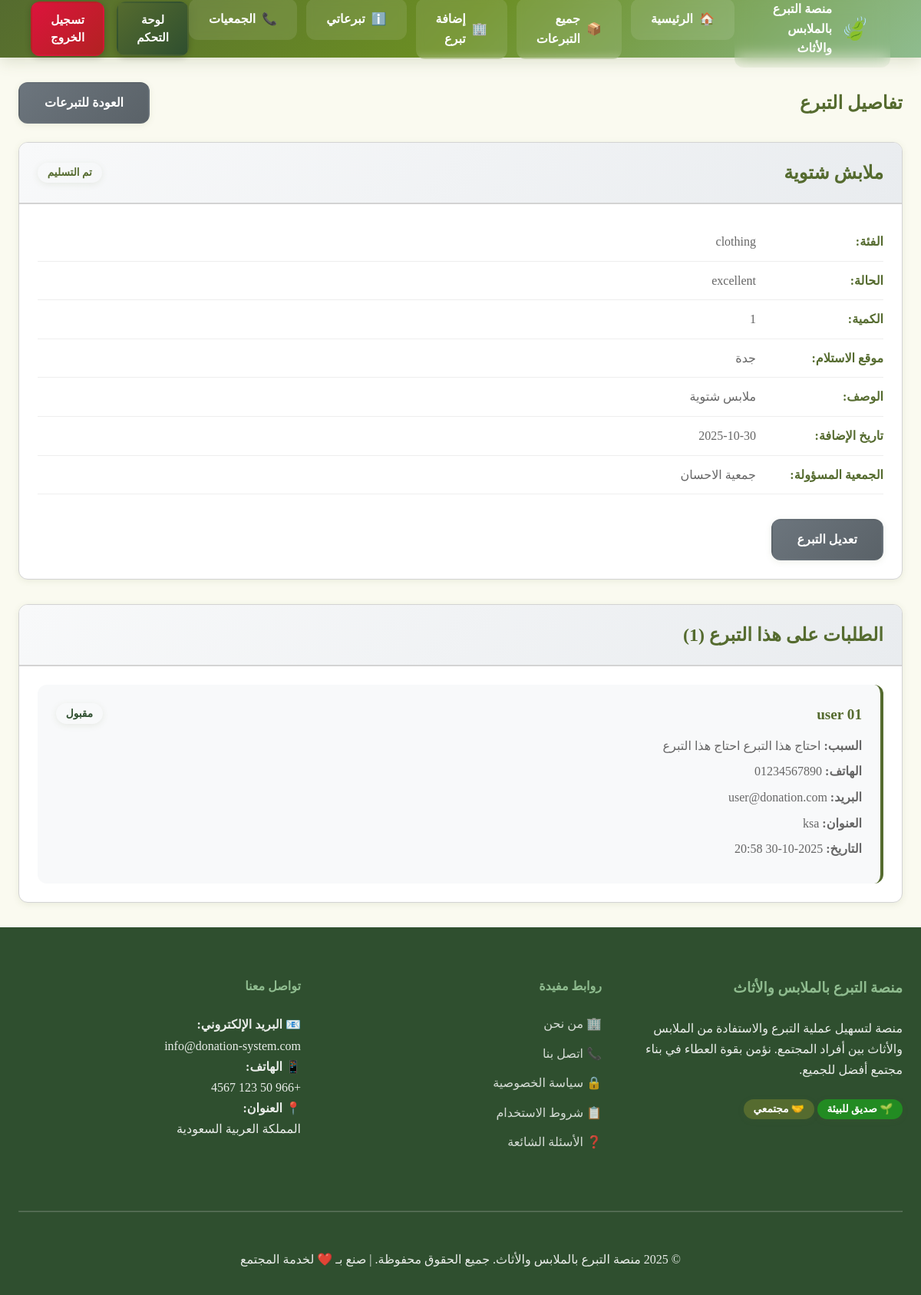
/donation-details.php?id=8 (signed in), run on the app's committed database.
### tables this page shows
CREATE TABLE `donations` (
  `id` int NOT NULL,
  `donor_id` int NOT NULL,
  `beneficiary_id` int DEFAULT NULL,
  `charity_id` int DEFAULT NULL,
  `title` varchar(100) NOT NULL,
  `description` text,
  `category` enum('clothing','furniture','electronics','other') NOT NULL,
  `condition_item` enum('new','excellent','good','fair') NOT NULL,
  `quantity` int DEFAULT '1',
  `images` text,
  `pickup_location` text,
  `delivery_method` enum('pickup','delivery','both') NOT NULL,
  `status` enum('pending_charity_approval','available','reserved','with_charity','delivered','completed','cancelled') DEFAULT 'pending_charity_approval',
  `received_by_charity_at` timestamp NULL DEFAULT NULL,
  `charity_approved_at` timestamp NULL DEFAULT NULL,
  `delivered_to_beneficiary_at` timestamp NULL DEFAULT NULL,
  `charity_notes` text,
  `charity_approval_notes` text,
  `created_at` timestamp NULL DEFAULT CURRENT_TIMESTAMP,
  `updated_at` timestamp NULL DEFAULT CURRENT_TIMESTAMP ON UPDATE CURRENT_TIMESTAMP
);

CREATE TABLE `charities` (
  `id` int NOT NULL,
  `user_id` int DEFAULT NULL,
  `charity_name` varchar(100) NOT NULL,
  `license_number` varchar(50) DEFAULT NULL,
  `description` text,
  `address` text,
  `phone` varchar(15) DEFAULT NULL,
  `email` varchar(100) DEFAULT NULL,
  `website` varchar(100) DEFAULT NULL,
  `logo` varchar(255) DEFAULT NULL,
  `verified` tinyint(1) DEFAULT '0',
  `created_at` timestamp NULL DEFAULT CURRENT_TIMESTAMP
);

CREATE TABLE `donation_requests` (
  `id` int NOT NULL,
  `donation_id` int NOT NULL,
  `requester_id` int NOT NULL,
  `message` text,
  `status` enum('pending','approved','rejected') DEFAULT 'pending',
  `created_at` timestamp NULL DEFAULT CURRENT_TIMESTAMP,
  `updated_at` timestamp NULL DEFAULT CURRENT_TIMESTAMP ON UPDATE CURRENT_TIMESTAMP
);

CREATE TABLE `users` (
  `id` int NOT NULL,
  `username` varchar(50) NOT NULL,
  `email` varchar(100) NOT NULL,
  `password` varchar(255) NOT NULL,
  `full_name` varchar(100) NOT NULL,
  `phone` varchar(15) DEFAULT NULL,
  `address` text,
  `user_type` enum('donor','beneficiary','charity','admin') NOT NULL,
  `status` enum('active','inactive','pending') DEFAULT 'active',
  `created_at` timestamp NULL DEFAULT CURRENT_TIMESTAMP,
  `updated_at` timestamp NULL DEFAULT CURRENT_TIMESTAMP ON UPDATE CURRENT_TIMESTAMP
);

### config.php (called while the page is built, shortened)
<?php
class Database {
    private static $instance = null;
    private $connection;
    private function __construct() {
        try {
            $dsn = "mysql:host=" . DB_HOST . ";dbname=" . DB_NAME . ";charset=" . DB_CHARSET;
            $this->connection = new PDO($dsn, DB_USER, DB_PASS, [
                PDO::ATTR_ERRMODE => PDO::ERRMODE_EXCEPTION,
                PDO::ATTR_DEFAULT_FETCH_MODE => PDO::FETCH_ASSOC,
                PDO::ATTR_EMULATE_PREPARES => false
            ]);
        } catch (PDOException $e) {
            die("فشل الاتصال بقاعدة البيانات: " . $e->getMessage());
        }
    }
    public static function getInstance() {
        if (self::$instance === null) {
            self::$instance = new self();
        }
        return self::$instance;
    }
    public function prepare($sql) {
        return $this->connection->prepare($sql);
    }
}
function escape($string) {
    return htmlspecialchars($string, ENT_QUOTES, 'UTF-8');
}
?>

### donation-details.php (the view, shortened to what this page needs)
<?php
require_once 'config.php';
$db = Database::getInstance();
$userId = $_SESSION['user_id'];
$userType = $_SESSION['user_type'];
$donationId = isset($_GET['id']) ? intval($_GET['id']) : 0;
$stmt = $db->prepare("
    SELECT d.*, u.full_name as donor_name, u.phone as donor_phone,
           u.email as donor_email, c.charity_name
    FROM donations d
    JOIN users u ON d.donor_id = u.id
    LEFT JOIN charities c ON d.charity_id = c.id
    WHERE d.id = ?
");
$stmt->execute([$donationId]);
$donation = $stmt->fetch();
$canEdit = ($userType === 'admin' || ($userType === 'donor' && $donation['donor_id'] == $userId));
$requests = [];
if ($canEdit) {
    $requestsStmt = $db->prepare("
        SELECT dr.*, u.full_name, u.phone, u.email, u.address
        FROM donation_requests dr
        JOIN users u ON dr.requester_id = u.id
        WHERE dr.donation_id = ?
        ORDER BY dr.created_at DESC
    ");
    $requestsStmt->execute([$donationId]);
    $requests = $requestsStmt->fetchAll();
}
require_once 'includes/header.php';
?>
    <section style="padding: 2rem 0; min-height: 70vh;">
    <div class="container">
        <div class="page-header mb-4 d-flex justify-content-between align-items-center" style="flex-wrap: wrap; gap: 1rem;">
            <h1 style="color: var(--primary-color); margin: 0;">تفاصيل التبرع</h1>
            <a href="donations.php" class="btn btn-secondary">العودة للتبرعات</a>
        </div>
        <div class="donation-details-container">
            <div class="card">
                <div class="card-header">
                    <h2><?php echo escape($donation['title']); ?></h2>
                    <span class="badge badge-<?php echo $donation['status']; ?>">
                        <?php
                        $statusText = [
                            'pending_charity_approval' => 'في انتظار الموافقة',
                            'available' => 'متاح',
                            'reserved' => 'محجوز',
                            'with_charity' => 'مع الجمعية',
                            'delivered' => 'تم التسليم',
                            'completed' => 'مكتمل',
                            'cancelled' => 'ملغي'
                        ];
                        echo $statusText[$donation['status']] ?? $donation['status'];
                        ?>
                    </span>
                </div>
                <div class="card-body">
                    <div class="detail-row">
                        <strong>الفئة:</strong>
                        <span><?php echo escape($donation['category']); ?></span>
                    </div>
                    <div class="detail-row">
                        <strong>الحالة:</strong>
                        <span><?php echo escape($donation['condition_item']); ?></span>
                    </div>
                    <div class="detail-row">
                        <strong>الكمية:</strong>
                        <span><?php echo escape($donation['quantity']); ?></span>
                    </div>
                    <div class="detail-row">
                        <strong>موقع الاستلام:</strong>
                        <span><?php echo escape($donation['pickup_location']); ?></span>
                    </div>
                    <div class="detail-row">
                        <strong>الوصف:</strong>
                        <p><?php echo nl2br(escape($donation['description'])); ?></p>
                    </div>
                    <div class="detail-row">
                        <strong>تاريخ الإضافة:</strong>
                        <span><?php echo date('Y-m-d', strtotime($donation['created_at'])); ?></span>
                    </div>
                    <?php if ($donation['charity_name']): ?>
                    <div class="detail-row">
                        <strong>الجمعية المسؤولة:</strong>
                        <span><?php echo escape($donation['charity_name']); ?></span>
                    </div>
                    <?php endif; ?>
                    <div class="action-buttons">
                        <?php if ($canEdit): ?>
                        <a href="edit-donation.php?id=<?php echo $donationId; ?>" class="btn btn-secondary">
                            تعديل التبرع
                        </a>
                        <?php endif; ?>
                    </div>
                </div>
            </div>
            <?php if ($canEdit && !empty($requests)): ?>
            <div class="card">
                <div class="card-header">
                    <h2>الطلبات على هذا التبرع (<?php echo count($requests); ?>)</h2>
                </div>
                <div class="card-body">
                    <div class="requests-list">
                        <?php foreach ($requests as $request): ?>
                        <div class="request-item">
                            <div class="request-info">
                                <h3><?php echo escape($request['full_name']); ?></h3>
                                <p><strong>السبب:</strong> <?php echo escape($request['message']); ?></p>
                                <p><strong>الهاتف:</strong> <?php echo escape($request['phone']); ?></p>
                                <p><strong>البريد:</strong> <?php echo escape($request['email']); ?></p>
                                <p><strong>العنوان:</strong> <?php echo escape($request['address']); ?></p>
                                <p><strong>التاريخ:</strong> <?php echo date('Y-m-d H:i', strtotime($request['created_at'])); ?></p>
                            </div>
                            <div class="request-status">
                                <span class="badge badge-<?php echo $request['status']; ?>">
                                    <?php
                                    $requestStatus = [
                                        'pending' => 'قيد الانتظار',
                                        'approved' => 'مقبول',
                                        'rejected' => 'مرفوض'
                                    ];
                                    echo $requestStatus[$request['status']];
                                    ?>
                                </span>
                            </div>
                        </div>
                        <?php endforeach; ?>
                    </div>
                </div>
            </div>
            <?php endif; ?>
        </div>
    </div>
    </section>
<?php require_once 'includes/footer.php'; ?>

### style.css (style rules this page uses)
:root { --primary-color: #556b2f; --secondary-color: #8fbc8f; --success-color: #228b22; --warning-color: #daa520; --danger-color: #dc143c; --info-color: #6b8e23; --light-color: #f5f5dc; --dark-color: #2f4f2f; --text-color: #2f4f2f; --border-color: #d3d3d3; --background-color: #fafaf0; --sidebar-width: 280px; --header-height: 75px; --transition: all 0.3s cubic-bezier(0.4, 0, 0.2, 1); --shadow-sm: 0 2px 8px rgba(85,107,47,0.1); --shadow-md: 0 4px 16px rgba(85,107,47,0.15); --shadow-lg: 0 8px 32px rgba(85,107,47,0.2); --radius: 12px; }
* { margin: 0; padding: 0; box-sizing: border-box; }
body { font-size: 16px; line-height: 1.6; color: var(--text-color); background-color: var(--background-color); direction: rtl; text-align: right; }
.container { width: 100%; max-width: 1400px; margin: 0 auto; padding: 0 1.5rem; }
.card { background: white; border-radius: var(--radius); box-shadow: var(--shadow-sm); overflow: hidden; transition: var(--transition); border: 1px solid var(--border-color); }
.card-header { padding: 1.25rem 1.5rem; background: linear-gradient(135deg, #f8f9fa, #e9ecef); border-bottom: 2px solid var(--border-color); font-weight: 700; color: var(--primary-color); display: flex; align-items: center; justify-content: space-between; }
.card-body { padding: 1.5rem; }
.btn { display: inline-flex; align-items: center; justify-content: center; gap: 0.5rem; padding: 0.8rem 2rem; font-size: 1rem; font-weight: 600; text-align: center; text-decoration: none; border: 2px solid transparent; border-radius: var(--radius); cursor: pointer; transition: var(--transition); line-height: 1.5; box-shadow: var(--shadow-sm); }
.badge { display: inline-flex; align-items: center; padding: 0.4rem 0.8rem; font-size: 0.85rem; font-weight: 700; line-height: 1; text-align: center; white-space: nowrap; border-radius: 25px; box-shadow: var(--shadow-sm); }
.mb-4 { margin-bottom: 1.5rem; }
.d-flex { display: flex; }
.justify-content-between { justify-content: space-between; }
.align-items-center { align-items: center; }
.btn-secondary { background: linear-gradient(135deg, #6c757d, #5a6268); color: white; }

### donation-details.php (style rules this page uses)
.donation-details-container { display: grid; gap: 2rem; }
.detail-row { display: flex; padding: 0.75rem 0; border-bottom: 1px solid #eee; gap: 1rem; }
.detail-row strong { min-width: 150px; color: var(--primary-color); font-weight: 600; }
.detail-row span { flex: 1; color: #666; }
.detail-row p { flex: 1; margin: 0; line-height: 1.6; color: #666; }
.action-buttons { display: flex; gap: 1rem; margin-top: 2rem; flex-wrap: wrap; }
.requests-list { display: grid; gap: 1.5rem; }
.request-item { padding: 1.5rem; background: #f8f9fa; border-radius: var(--radius); border-right: 4px solid var(--primary-color); display: flex; justify-content: space-between; align-items: start; gap: 1rem; flex-wrap: wrap; }
.request-info { flex: 1; min-width: 300px; }
.request-info h3 { color: var(--primary-color); margin-bottom: 0.75rem; font-size: 1.2rem; }
.request-info p { margin: 0.5rem 0; line-height: 1.6; color: #666; }
.request-status { display: flex; flex-direction: column; gap: 0.5rem; align-items: flex-end; }

### data on the page
donations: title "ملابش شتوية", status "تم التسليم", category "clothing", condition_item "excellent", quantity "1", pickup_location "جدة", description "ملابس شتوية", created_at "2025-10-30", charity.charity_name "جمعية الاحسان"
donation_requests: requester.full_name "user 01", message "احتاج هذا التبرع احتاج هذا التبرع", requester.phone "01234567890", requester.email "user@donation.com", requester.address "ksa", created_at "2025-10-30 20:58", status "مقبول"

### other printed values
SITE_NAME "منصة التبرع بالملابس والأثاث"
$item['label'] "الرئيسية"
$item['label'] "جميع التبرعات"
$item['label'] "إضافة تبرع"
$item['label'] "تبرعاتي"
$item['label'] "الجمعيات"
count($requests) "1"
